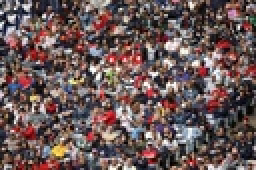
%> input picture Datasets/PixaBayDataset/crowd-1584115_1280.jpg, 128 x 85 px, shrunk from 1280 x 853 before the run, given in place of 1.jpg, which was not available (shown 2 times larger)
$ octave analise_picos.m   (GNU Octave 9; MATLAB toolbox functions it lacks are replaced by stand-ins)
%> lines starting %> are read from the running program, lines starting %| are printed output that depends on the picture; in (x1, y1, x2, y2) boxes, pixels count from 0 and x2, y2 are one past the last pixel; in counts of white or black regions, pixels touching at a corner belong together; the program's own positions count from 1; pictures that were not available may be replaced by others from this repository, and a replacement may not be noted
### grad.m
function [Gn] = grad(I)
%GRAD
%   This function calculates the gradient of an image using the sobel
%   operator. The output image is in double format.

h = (-1)*fspecial('sobel');
A = double(I);
Gx = imfilter(A,h);
Gy = imfilter(A,h');

G = abs(Gx) + abs(Gy);

Gn = (G - min(G(:)))/(max(G(:) - min(G(:))));
end

### findPeaks.m
function [peaks,peak_positions] = findPeaks(A, neighbourhood)
%N鉶 filtra nada.
%Considera como pico SE SOMENTE SE o ponto for maior do que TODOS os
%vizinhos.

peak_positions = [];
peaks = 0;

if (nargin == 1)
    neighbourhood = 1;
end


[m, n] = size(A);

i_start = 1 + neighbourhood;
i_end   = m - neighbourhood;
j_start = 1 + neighbourhood;
j_end   = n - neighbourhood;

for i = i_start:1:i_end
    for j = j_start:1:j_end
        bloco = A(i - neighbourhood: i + neighbourhood, j - neighbourhood: j + neighbourhood);
        bloco(1 + neighbourhood,1+neighbourhood) = -Inf;

        curr_pixel = A(i,j);
        max_neighbourhood = max(max(bloco));
        if (curr_pixel > max_neighbourhood)
            peaks = peaks + 1;
            peak_positions = [peak_positions ; i j];
        end
    end
end

### findValleys.m
function [valley,valley_positions] = findValleys(A, neighbourhood)
%N鉶 filtra nada.
%Considera como vale SE SOMENTE SE o ponto for maior do que TODOS os
%vizinhos.

valley_positions = [];
valley = 0;

if (nargin == 1)
    neighbourhood = 1;
end


[m, n] = size(A);

i_start = 1 + neighbourhood;
i_end   = m - neighbourhood;
j_start = 1 + neighbourhood;
j_end   = n - neighbourhood;

for i = i_start:1:i_end
    for j = j_start:1:j_end
        bloco = A(i - neighbourhood: i + neighbourhood, j - neighbourhood: j + neighbourhood);
        bloco(1 + neighbourhood,1+neighbourhood) = Inf;

        curr_pixel = A(i,j);
        min_neighbourhood = min(min(bloco));
        if (curr_pixel < min_neighbourhood)
            valley = valley + 1;
            valley_positions = [valley_positions ; i j];
        end
    end
end

### analise_picos.m
im = input('escolha a imagem: ');
%> the answer given: 1
name = sprintf('inputs//%d.jpg', im);
I = imread(name);
%> I is the input picture: size 85x128x3 uint8; mean R, G, B 106.5, 87, 86.2

bw1 = 0.2;              %0.2 ou 0.4
bw2 = 0.45;             %0.45 ou 0.75
Ibw1 = im2bw(I,bw1);
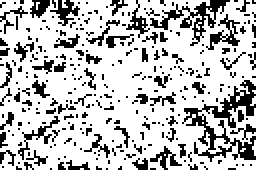
%> Ibw1: size 85x128 logical (shown 2 times larger); 74.6% white; black in thin lines or dots
Ibw2 = im2bw(I,bw2);
%> Ibw2: size 85x128 logical; 30.9% white in thin lines or dots
Ig1 = grad(Ibw1);
%> in grad, `A = double(I);`: A: size 85x128 double; values 0 (black) and 1 (white), 74.6% white; black in thin lines or dots
Ig2 = grad(Ibw2);
%> in grad (call 2), `A = double(I);`: A: size 85x128 double; values 0 (black) and 1 (white), 30.9% white in thin lines or dots
idx = Ig2 > 0.1;
%> idx: size 85x128 logical; 71.4% white; 429 black regions (403 under 20 px), largest, box (x1, y1, x2, y2) and area: (81, 41, 128, 80) 638, (85, 0, 123, 27) 286, (16, 0, 36, 12) 104
Imasc = Ig1.*idx;
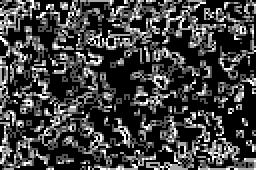
%> Imasc: size 85x128 double (shown 2 times larger); min 0, max 1, mean 0.251

Ig = grad(I); fs = 11;
%> in grad (call 3), `Gx = imfilter(A,h);`:
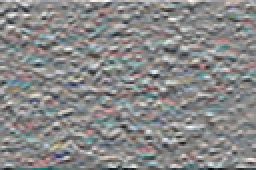
%> Gx: size 85x128x3 double (shown 2 times larger); mean R, G, B 0.9, 0.3, 0.3; drawn with min black and max white
%> in grad (call 3), `Gy = imfilter(A,h');`:
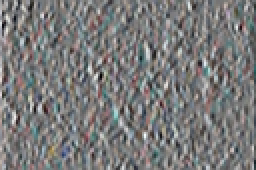
%> Gy: size 85x128x3 double (shown 2 times larger); mean R, G, B -0.2, -0.3, -0.5; drawn with min black and max white
%> in grad (call 3), `G = abs(Gx) + abs(Gy);`:
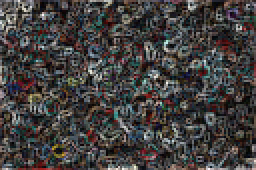
%> G: size 85x128x3 double (shown 2 times larger); mean R, G, B 341.6, 327.5, 322.4; drawn with min black and max white
F = fspecial('gaussian', [fs fs], 2);
Igf = imfilter(Ig, F, 'same');
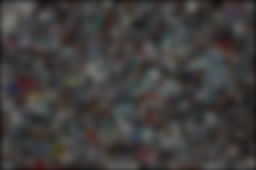
%> Igf: size 85x128x3 double (shown 2 times larger); mean R, G, B 0.253, 0.243, 0.239
[~,p_pos] = findPeaks(Igf,5);
%> after the loop in findPeaks, `for i = i_start:1:i_end`: peak_positions = 118 rows, first 12: [6 84; 6 340; 8 23; 9 110; 9 151; 9 238; 9 279; 11 64; 11 133; 11 191; 11 261; 11 319]; peaks = 118
%> p_pos has the same summary as peak_positions in findPeaks
[~,g_pos] = findPeaks(Ig,5);
%> after the loop in findPeaks (call 2), `for i = i_start:1:i_end`: peak_positions = 189 rows, first 12: [6 45; 6 173; 6 301; 8 22; 8 150; 8 278; 9 84; 9 325; 10 78; 10 111; 10 206; 10 215]; peaks = 189
%> g_pos has the same summary as peak_positions in findPeaks
[~,m_pos] = findPeaks(Imasc,5);
%> m_pos = [25 20; 60 54]
[~,v_pos] = findValleys(Igf,5);
%> after the loop in findValleys, `for i = i_start:1:i_end`: valley = 107; valley_positions = 107 rows, first 12: [8 32; 8 160; 8 288; 9 101; 10 128; 11 40; 12 51; 12 182; 12 311; 13 71; 13 198; 13 256]
%> v_pos has the same summary as valley_positions in findValleys

% figure, imshow(Ig);
% hold on, plot(g_pos(:,2),g_pos(:,1),'.g','MarkerSize',5), hold off
figure, imshow(Igf);
hold on, plot(p_pos(:,2),p_pos(:,1),'*g','MarkerSize',2), hold off
% figure, imshow(Imasc);
% hold on, plot(m_pos(:,2),m_pos(:,1),'.g','MarkerSize',5), hold off
figure, imshow(Igf);
hold on, plot(v_pos(:,2),v_pos(:,1),'*y','MarkerSize',2), hold off

figure, imshow(I);
hold on, plot(p_pos(:,2),p_pos(:,1),'*b','MarkerSize',2), hold off
figure, imshow(I);
hold on, plot(v_pos(:,2),v_pos(:,1),'*r','MarkerSize',2), hold off
%> after `plot(v_pos(:,2),v_pos(:,1),'*r','MarkerSize',2)`:
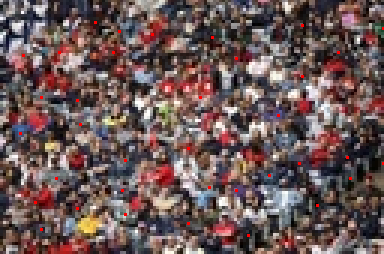
%> figure redrawn from the program's plot data; shown 3 times larger

$ run again, on Datasets/PixaBayDataset/crowd-of-people-1488213_1280.jpg
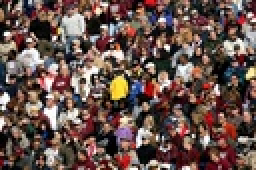
%> input picture Datasets/PixaBayDataset/crowd-of-people-1488213_1280.jpg, 128 x 85 px, shrunk from 1280 x 853 before the run, given in place of 1.jpg, which was not available (shown 2 times larger)
%> I is the input picture: size 85x128x3 uint8; mean R, G, B 103.5, 81.6, 75.5
%> `Ibw1 = im2bw(I,bw1);`:
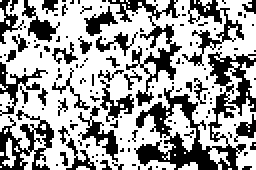
%> Ibw1: size 85x128 logical (shown 2 times larger); 63.2% white; 136 black regions (112 under 20 px), largest, box (x1, y1, x2, y2) and area: (67, 26, 128, 85) 1175, (54, 0, 91, 53) 460, (0, 55, 27, 85) 351
%> Ibw2: size 85x128 logical; 31% white; 175 white regions (143 under 20 px), largest, box (x1, y1, x2, y2) and area: (35, 19, 69, 51) 311, (18, 31, 43, 67) 281, (26, 4, 46, 27) 198
%> idx: size 85x128 logical; 61.9% white; 242 black regions (219 under 20 px), largest, box (x1, y1, x2, y2) and area: (67, 26, 128, 85) 1342, (37, 37, 76, 85) 386, (0, 58, 28, 85) 293
%> A: size 85x128x3 double
%> Gx: size 85x128x3 double
%> Gy: size 85x128x3 double
%> G: size 85x128x3 double
%> Gn: size 85x128x3 double
%> after the loop in findPeaks, `for i = i_start:1:i_end`: peak_positions = 127 rows, first 12: [6 70; 6 178; 6 241; 6 369; 7 50; 7 94; 8 350; 9 126; 9 222; 9 254; 9 289; 10 82]; peaks = 127
%> p_pos has the same summary as peak_positions in findPeaks
%> after the loop in findPeaks (call 2), `for i = i_start:1:i_end`: peak_positions = 180 rows, first 12: [6 193; 6 322; 7 51; 7 179; 7 307; 9 93; 9 221; 9 349; 10 80; 10 208; 10 256; 10 336]; peaks = 180
%> g_pos has the same summary as peak_positions in findPeaks
%> m_pos = []
%> after the loop in findValleys, `for i = i_start:1:i_end`: valley = 119; valley_positions = 119 rows, first 12: [9 76; 11 245; 11 373; 12 69; 12 99; 13 38; 13 129; 13 166; 13 175; 13 257; 13 294; 13 303]
%> v_pos has the same summary as valley_positions in findValleys
%> `plot(v_pos(:,2),v_pos(:,1),'*r','MarkerSize',2)`:
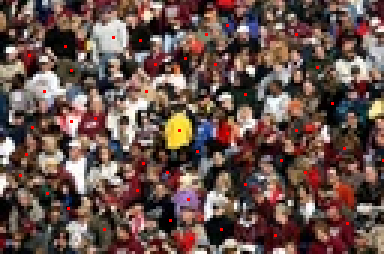
%> figure redrawn from the program's plot data; shown 3 times larger

$ run again, on Datasets/PixaBayDataset/mass-1355498_1280.jpg
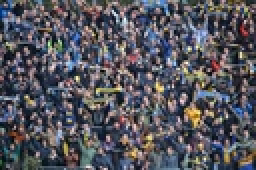
%> input picture Datasets/PixaBayDataset/mass-1355498_1280.jpg, 128 x 85 px, shrunk from 1280 x 853 before the run, given in place of 1.jpg, which was not available (shown 2 times larger)
%> I is the input picture: size 85x128x3 uint8; mean R, G, B 85.6, 85.4, 93.5
%> `Ibw1 = im2bw(I,bw1);`:
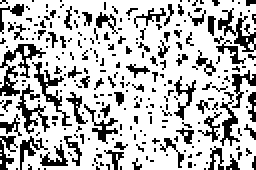
%> Ibw1: size 85x128 logical (shown 2 times larger); 73.6% white; black in thin lines or dots
%> Ibw2: size 85x128 logical; 26.8% white in thin lines or dots
%> A: size 85x128 double; values 0 (black) and 1 (white), 73.6% white; black in thin lines or dots
%> A: size 85x128 double; values 0 (black) and 1 (white), 26.8% white in thin lines or dots
%> idx: size 85x128 logical; 71% white; 358 black regions (330 under 20 px), largest, box (x1, y1, x2, y2) and area: (0, 58, 40, 85) 423, (0, 24, 35, 65) 286, (44, 54, 62, 85) 251
%> A: size 85x128x3 double
%> Gx: size 85x128x3 double
%> Gy: size 85x128x3 double
%> G: size 85x128x3 double
%> Gn: size 85x128x3 double
%> after the loop in findPeaks, `for i = i_start:1:i_end`: peak_positions = 144 rows, first 12: [6 340; 7 88; 7 216; 8 33; 8 59; 8 162; 8 186; 8 314; 10 9; 12 80; 12 132; 12 252]; peaks = 144
%> p_pos has the same summary as peak_positions in findPeaks
%> after the loop in findPeaks (call 2), `for i = i_start:1:i_end`: peak_positions = 211 rows, first 12: [7 34; 7 339; 8 90; 8 136; 8 218; 8 346; 9 58; 9 162; 9 186; 9 290; 9 314; 10 64]; peaks = 211
%> g_pos has the same summary as peak_positions in findPeaks
%> m_pos = [32 51; 45 78; 54 76]
%> after the loop in findValleys, `for i = i_start:1:i_end`: valley = 122; valley_positions = 122 rows, first 12: [7 107; 7 235; 8 351; 9 98; 11 53; 11 72; 11 181; 11 200; 12 328; 12 344; 13 88; 13 216]
%> v_pos has the same summary as valley_positions in findValleys
%> `plot(v_pos(:,2),v_pos(:,1),'*r','MarkerSize',2)`:
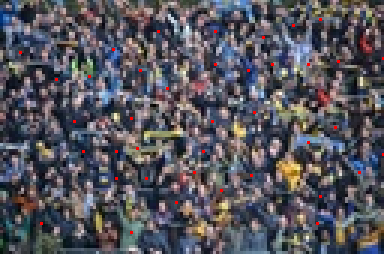
%> figure redrawn from the program's plot data; shown 3 times larger
